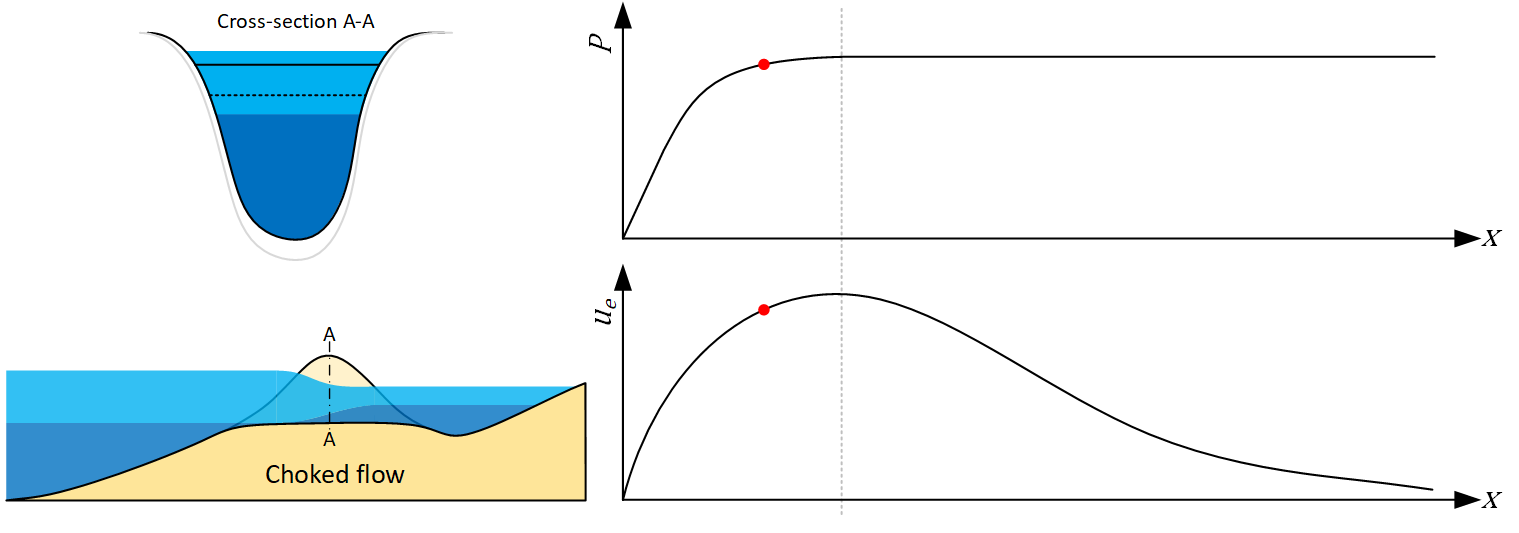
#> input picture notebooks/figures/04_Escoffier_interactive_3.png, 1519 x 533 px
$ jupyter execute --allow-errors 09_escoffier_curve.ipynb   (shell and % lines are left out)   (older library calls are emulated)
#> lines starting #> are read from the running program, lines starting #| are printed output that depends on the picture
# Coastal Systems Notebook 3 (week 9): Escoffier curve

In chapter 9 of the book and slides, we learned about tidal inlets and their stability. Tidal inlets are very dynamic and their stability depend on a lot of factors. Escoffier was the first to study the stability of tidal inlets. More specifically, he studied the cross-sectional area of tidal inlets as they change throughout the tidal cycle. From his studies, Escoffier developed the now well-known Escoffier curve. In this notebook we will use an interactive approach to better understand the Escoffier curve. Afterwards you are tasked to answer some questions to verify your knowledge on the topic.

Before starting this notebook, make sure you followed the lectures on chapter 9 (or read the slides) and read section 9.5.1 of the book. Also, run the code below to import and check the necessary packages.

[cell 1]
import os
import pathlib
import sys

# make coastpy library importable by appending root to path
cwd = pathlib.Path().resolve()
proj_dir = cwd.parent # this is the root of the CoastalCodeBook
sys.path.append(str(proj_dir / "src"))

[cell 2]
import numpy as np
import matplotlib.pyplot as plt
from ipywidgets import interact, interactive, fixed, interact_manual
import ipywidgets as widgets

DATA_DIR = proj_dir / "data"
FIG_DIR = pathlib.Path.cwd() / "figures"

## 1. Creating an Escoffier curve

Escoffier’s curve is a so-called closure curve and describes the relationship between maximum channel velocity $u_e$ and the parameter $X$, which is primarily, but not solely, a function of the channel cross-section. If we consider a sinusoidal tidal velocity signal:

$$
\begin{aligned}
u_e = \hat{u}_e = \frac{\pi P}{A_e T}
\end{aligned}
$$

Where $\hat{u}_e$ is the tidal signal amplitude, $P$ the tidal prism, $A_e$ the channel cross-section and $T$ the tidal period (see Intermezzo 9.4 of the book, equation 9.5).

The process that leads to the Escoffier curve is explained in the book. In this notebook we provide a short visualisation, see the interactive plot below. We start with an imaginary channel cross-section that is very small, close to point A, such that the tidal difference in the estuary is smaller than the tidal range. Increasing the cross-section ($A_e$) results in an increase of the tidal prism ($P$) so large that $u_e$ increases too (recall eq. 9.5). At some point the tidal difference in the estuary is equal to the tidal range and we reach the peak of the closure curve. A larger cross-section now reduces $u_e$ as $P$ remains constant (again, recall eq. 9.5).

```
=> @DANIEL: Please insert the interactive plot in the codeblock below. You can find the figures necessary in the folder of this assignment. The idea is to simply display a figure using a slider widget. So in essence you shouldn't have to code anything to create the graphs of the figure, just display the right image when the slider is moved. I suggest to use ipywidgets, see https://github.com/jupyter-widgets/ipywidge
ts#readme. Importing the package is done above. I got an error when importing the package because it wasn't installed in the environment. I installed it using Anaconda prompt, activating the environment and running 'pip install ipywidgets'.
```

[cell 3]
# [22 lines of commented-out code are left out]

[cell 4]
# @DANIEL: this is the codeblock for the interactive plot
# %%capture
from ipywidgets import interact, widgets
from IPython.display import display
import matplotlib.pyplot as plt
import warnings

from skimage.morphology import disk
from skimage.filters import rank
from skimage.color import rgb2gray
import skimage.data


def f(Median_Size):
    selem = disk(int(Median_Size))
    with warnings.catch_warnings():
        warnings.simplefilter("ignore")
        img_median = rank.median(img_gray, selem=selem)

    ax_neu.imshow(img_median, cmap="gray")
    fig.canvas.draw()
    display(fig)

image =  plt.imread(FIG_DIR / "04_Escoffier_interactive_3.png")  #skimage.data.camera()
#> image is the input picture: shape (533, 1519, 3) float32; mean R, G, B 0.917, 0.948, 0.955
img_gray = rgb2gray(image)
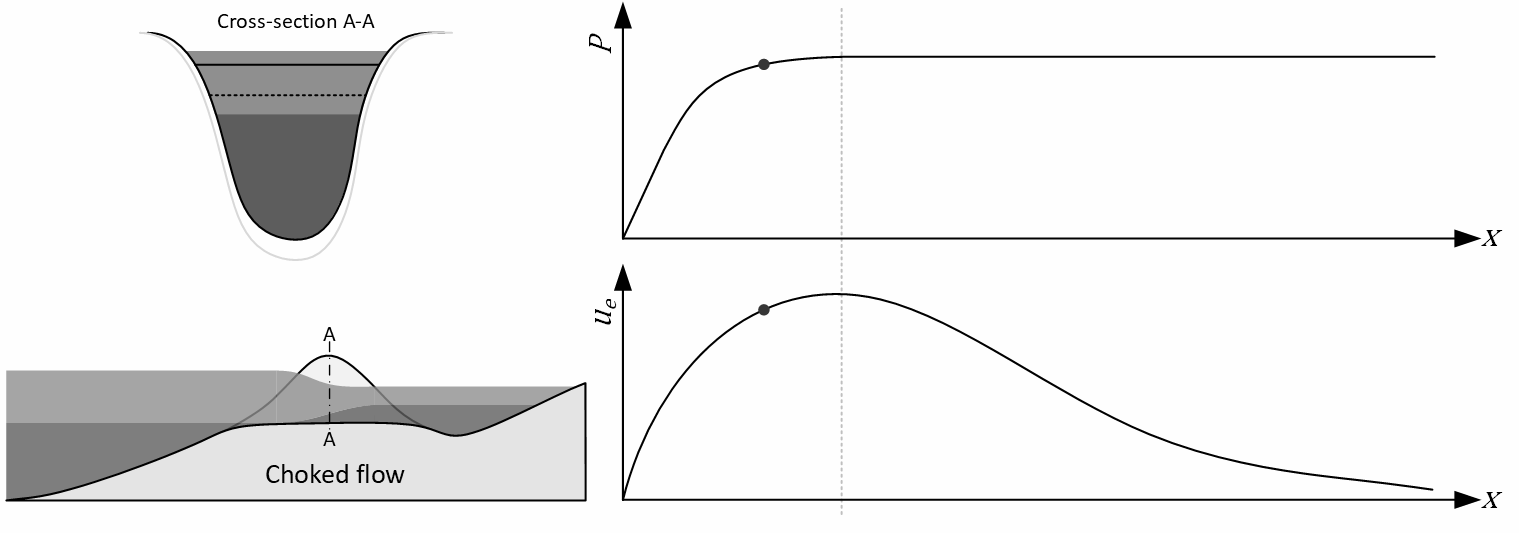
#> img_gray: shape (533, 1519) float32; min 0, max 1, mean 0.942
#> the sliders are set to Median_Size = 1

#> (the rest of this cell did not finish here and is left out)

#> (a cell that did not finish here is left out)
